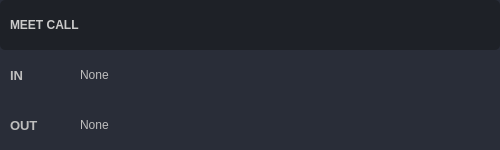
      <widget class="QFrame" name="frame_call">
       <property name="geometry">
        <rect>
         <x>10</x>
         <y>200</y>
         <width>500</width>
         <height>150</height>
        </rect>
       </property>
       <property name="styleSheet">
        <string notr="true">background-color: rgb(41, 45, 56);
border-radius: 5px;
</string>
       </property>
       <property name="frameShape">
        <enum>QFrame::StyledPanel</enum>
       </property>
       <property name="frameShadow">
        <enum>QFrame::Raised</enum>
       </property>
       <widget class="QFrame" name="frame_call_output_bar">
        <property name="geometry">
         <rect>
          <x>70</x>
          <y>100</y>
          <width>470</width>
          <height>50</height>
         </rect>
        </property>
        <property name="frameShape">
         <enum>QFrame::StyledPanel</enum>
        </property>
        <property name="frameShadow">
         <enum>QFrame::Raised</enum>
        </property>
        <widget class="QLabel" name="label_call_output">
         <property name="geometry">
          <rect>
           <x>10</x>
           <y>10</y>
           <width>440</width>
           <height>30</height>
          </rect>
         </property>
         <property name="palette">
          <palette>
           <active>
            <colorrole role="WindowText">
             <brush brushstyle="SolidPattern">
              <color alpha="255">
               <red>190</red>
               <green>190</green>
               <blue>190</blue>
              </color>
             </brush>
            </colorrole>
            <colorrole role="Button">
             <brush brushstyle="SolidPattern">
              <color alpha="255">
               <red>41</red>
               <green>45</green>
               <blue>56</blue>
              </color>
             </brush>
            </colorrole>
            <colorrole role="Base">
             <brush brushstyle="SolidPattern">
              <color alpha="255">
               <red>41</red>
               <green>45</green>
               <blue>56</blue>
              </color>
             </brush>
            </colorrole>
            <colorrole role="Window">
             <brush brushstyle="SolidPattern">
              <color alpha="255">
               <red>41</red>
               <green>45</green>
               <blue>56</blue>
              </color>
             </brush>
            </colorrole>
           </active>
           <inactive>
            <colorrole role="WindowText">
             <brush brushstyle="SolidPattern">
              <color alpha="255">
               <red>190</red>
               <green>190</green>
               <blue>190</blue>
              </color>
             </brush>
            </colorrole>
            <colorrole role="Button">
             <brush brushstyle="SolidPattern">
              <color alpha="255">
               <red>41</red>
               <green>45</green>
               <blue>56</blue>
              </color>
             </brush>
            </colorrole>
            <colorrole role="Base">
             <brush brushstyle="SolidPattern">
              <color alpha="255">
               <red>41</red>
               <green>45</green>
               <blue>56</blue>
              </color>
             </brush>
            </colorrole>
            <colorrole role="Window">
             <brush brushstyle="SolidPattern">
              <color alpha="255">
               <red>41</red>
               <green>45</green>
               <blue>56</blue>
              </color>
             </brush>
            </colorrole>
           </inactive>
           <disabled>
            <colorrole role="WindowText">
             <brush brushstyle="SolidPattern">
              <color alpha="255">
               <red>190</red>
               <green>190</green>
               <blue>190</blue>
              </color>
             </brush>
            </colorrole>
            <colorrole role="Button">
             <brush brushstyle="SolidPattern">
              <color alpha="255">
               <red>41</red>
               <green>45</green>
               <blue>56</blue>
              </color>
             </brush>
            </colorrole>
            <colorrole role="Base">
             <brush brushstyle="SolidPattern">
              <color alpha="255">
               <red>41</red>
               <green>45</green>
               <blue>56</blue>
              </color>
             </brush>
            </colorrole>
            <colorrole role="Window">
             <brush brushstyle="SolidPattern">
              <color alpha="255">
               <red>41</red>
               <green>45</green>
               <blue>56</blue>
              </color>
             </brush>
            </colorrole>
           </disabled>
          </palette>
         </property>
         <property name="font">
          <font>
           <family>Segoe UI</family>
           <pointsize>9</pointsize>
          </font>
         </property>
         <property name="text">
          <string>None</string>
         </property>
        </widget>
       </widget>
       <widget class="QFrame" name="frame_call_input_bar">
        <property name="geometry">
         <rect>
          <x>70</x>
          <y>50</y>
          <width>470</width>
          <height>50</height>
         </rect>
        </property>
        <property name="frameShape">
         <enum>QFrame::StyledPanel</enum>
        </property>
        <property name="frameShadow">
         <enum>QFrame::Raised</enum>
        </property>
        <widget class="QLabel" name="label_call_input">
         <property name="geometry">
          <rect>
           <x>10</x>
           <y>10</y>
           <width>440</width>
           <height>30</height>
          </rect>
         </property>
         <property name="palette">
          <palette>
           <active>
            <colorrole role="WindowText">
             <brush brushstyle="SolidPattern">
              <color alpha="255">
               <red>190</red>
               <green>190</green>
               <blue>190</blue>
              </color>
             </brush>
            </colorrole>
            <colorrole role="Button">
             <brush brushstyle="SolidPattern">
              <color alpha="255">
               <red>41</red>
               <green>45</green>
               <blue>56</blue>
              </color>
             </brush>
            </colorrole>
            <colorrole role="Base">
             <brush brushstyle="SolidPattern">
              <color alpha="255">
               <red>41</red>
               <green>45</green>
               <blue>56</blue>
              </color>
             </brush>
            </colorrole>
            <colorrole role="Window">
             <brush brushstyle="SolidPattern">
              <color alpha="255">
               <red>41</red>
               <green>45</green>
               <blue>56</blue>
              </color>
             </brush>
            </colorrole>
           </active>
           <inactive>
            <colorrole role="WindowText">
             <brush brushstyle="SolidPattern">
              <color alpha="255">
               <red>190</red>
               <green>190</green>
               <blue>190</blue>
              </color>
             </brush>
            </colorrole>
            <colorrole role="Button">
             <brush brushstyle="SolidPattern">
              <color alpha="255">
               <red>41</red>
               <green>45</green>
               <blue>56</blue>
              </color>
             </brush>
            </colorrole>
            <colorrole role="Base">
             <brush brushstyle="SolidPattern">
              <color alpha="255">
               <red>41</red>
               <green>45</green>
               <blue>56</blue>
              </color>
             </brush>
            </colorrole>
            <colorrole role="Window">
             <brush brushstyle="SolidPattern">
              <color alpha="255">
               <red>41</red>
               <green>45</green>
               <blue>56</blue>
              </color>
             </brush>
            </colorrole>
           </inactive>
           <disabled>
            <colorrole role="WindowText">
             <brush brushstyle="SolidPattern">
              <color alpha="255">
               <red>190</red>
               <green>190</green>
               <blue>190</blue>
              </color>
             </brush>
            </colorrole>
            <colorrole role="Button">
             <brush brushstyle="SolidPattern">
              <color alpha="255">
               <red>41</red>
               <green>45</green>
               <blue>56</blue>
              </color>
             </brush>
            </colorrole>
            <colorrole role="Base">
             <brush brushstyle="SolidPattern">
              <color alpha="255">
               <red>41</red>
               <green>45</green>
               <blue>56</blue>
              </color>
             </brush>
            </colorrole>
            <colorrole role="Window">
             <brush brushstyle="SolidPattern">
              <color alpha="255">
               <red>41</red>
               <green>45</green>
               <blue>56</blue>
              </color>
             </brush>
            </colorrole>
           </disabled>
          </palette>
         </property>
         <property name="font">
          <font>
           <family>Segoe UI</family>
           <pointsize>9</pointsize>
          </font>
         </property>
         <property name="text">
          <string>None</string>
         </property>
        </widget>
       </widget>
       <widget class="QFrame" name="frame_call_title_bar">
        <property name="geometry">
         <rect>
          <x>0</x>
          <y>0</y>
          <width>500</width>
          <height>50</height>
         </rect>
        </property>
        <property name="styleSheet">
         <string notr="true">background-color: rgba(27, 29, 35, 200)</string>
        </property>
        <property name="frameShape">
         <enum>QFrame::StyledPanel</enum>
        </property>
        <property name="frameShadow">
         <enum>QFrame::Raised</enum>
        </property>
        <widget class="QLabel" name="label_call_title">
         <property name="geometry">
          <rect>
           <x>10</x>
           <y>10</y>
           <width>480</width>
           <height>30</height>
          </rect>
         </property>
         <property name="palette">
          <palette>
           <active>
            <colorrole role="WindowText">
             <brush brushstyle="SolidPattern">
              <color alpha="255">
               <red>203</red>
               <green>203</green>
               <blue>203</blue>
              </color>
             </brush>
            </colorrole>
            <colorrole role="Button">
             <brush brushstyle="SolidPattern">
              <color alpha="0">
               <red>0</red>
               <green>0</green>
               <blue>0</blue>
              </color>
             </brush>
            </colorrole>
            <colorrole role="Base">
             <brush brushstyle="SolidPattern">
              <color alpha="0">
               <red>0</red>
               <green>0</green>
               <blue>0</blue>
              </color>
             </brush>
            </colorrole>
            <colorrole role="Window">
             <brush brushstyle="SolidPattern">
              <color alpha="0">
               <red>0</red>
               <green>0</green>
               <blue>0</blue>
              </color>
             </brush>
            </colorrole>
           </active>
           <inactive>
            <colorrole role="WindowText">
             <brush brushstyle="SolidPattern">
              <color alpha="255">
               <red>203</red>
               <green>203</green>
               <blue>203</blue>
              </color>
             </brush>
            </colorrole>
            <colorrole role="Button">
             <brush brushstyle="SolidPattern">
              <color alpha="0">
               <red>0</red>
               <green>0</green>
               <blue>0</blue>
              </color>
             </brush>
            </colorrole>
            <colorrole role="Base">
             <brush brushstyle="SolidPattern">
              <color alpha="0">
               <red>0</red>
               <green>0</green>
               <blue>0</blue>
              </color>
             </brush>
            </colorrole>
            <colorrole role="Window">
             <brush brushstyle="SolidPattern">
              <color alpha="0">
               <red>0</red>
               <green>0</green>
               <blue>0</blue>
              </color>
             </brush>
            </colorrole>
           </inactive>
           <disabled>
            <colorrole role="WindowText">
             <brush brushstyle="SolidPattern">
              <color alpha="255">
               <red>190</red>
               <green>190</green>
               <blue>190</blue>
              </color>
             </brush>
            </colorrole>
            <colorrole role="Button">
             <brush brushstyle="SolidPattern">
              <color alpha="0">
               <red>0</red>
               <green>0</green>
               <blue>0</blue>
              </color>
             </brush>
            </colorrole>
            <colorrole role="Base">
             <brush brushstyle="SolidPattern">
              <color alpha="0">
               <red>0</red>
               <green>0</green>
               <blue>0</blue>
              </color>
             </brush>
            </colorrole>
            <colorrole role="Window">
             <brush brushstyle="SolidPattern">
              <color alpha="0">
               <red>0</red>
               <green>0</green>
               <blue>0</blue>
              </color>
             </brush>
            </colorrole>
           </disabled>
          </palette>
         </property>
         <property name="font">
          <font>
           <family>Segoe UI</family>
           <weight>75</weight>
           <bold>true</bold>
          </font>
         </property>
         <property name="styleSheet">
          <string notr="true">background: transparent;
</string>
         </property>
         <property name="text">
          <string>MEET CALL</string>
         </property>
        </widget>
       </widget>
       <widget class="QLabel" name="label_call_in_title">
        <property name="geometry">
         <rect>
          <x>10</x>
          <y>60</y>
          <width>50</width>
          <height>30</height>
         </rect>
        </property>
        <property name="palette">
         <palette>
          <active>
           <colorrole role="WindowText">
            <brush brushstyle="SolidPattern">
             <color alpha="255">
              <red>190</red>
              <green>190</green>
              <blue>190</blue>
             </color>
            </brush>
           </colorrole>
           <colorrole role="Button">
            <brush brushstyle="SolidPattern">
             <color alpha="255">
              <red>41</red>
              <green>45</green>
              <blue>56</blue>
             </color>
            </brush>
           </colorrole>
           <colorrole role="Base">
            <brush brushstyle="SolidPattern">
             <color alpha="255">
              <red>41</red>
              <green>45</green>
              <blue>56</blue>
             </color>
            </brush>
           </colorrole>
           <colorrole role="Window">
            <brush brushstyle="SolidPattern">
             <color alpha="255">
              <red>41</red>
              <green>45</green>
              <blue>56</blue>
             </color>
            </brush>
           </colorrole>
          </active>
          <inactive>
           <colorrole role="WindowText">
            <brush brushstyle="SolidPattern">
             <color alpha="255">
              <red>190</red>
              <green>190</green>
              <blue>190</blue>
             </color>
            </brush>
           </colorrole>
           <colorrole role="Button">
            <brush brushstyle="SolidPattern">
             <color alpha="255">
              <red>41</red>
              <green>45</green>
              <blue>56</blue>
             </color>
            </brush>
           </colorrole>
           <colorrole role="Base">
            <brush brushstyle="SolidPattern">
             <color alpha="255">
              <red>41</red>
              <green>45</green>
              <blue>56</blue>
             </color>
            </brush>
           </colorrole>
           <colorrole role="Window">
            <brush brushstyle="SolidPattern">
             <color alpha="255">
              <red>41</red>
              <green>45</green>
              <blue>56</blue>
             </color>
            </brush>
           </colorrole>
          </inactive>
          <disabled>
           <colorrole role="WindowText">
            <brush brushstyle="SolidPattern">
             <color alpha="255">
              <red>190</red>
              <green>190</green>
              <blue>190</blue>
             </color>
            </brush>
           </colorrole>
           <colorrole role="Button">
            <brush brushstyle="SolidPattern">
             <color alpha="255">
              <red>41</red>
              <green>45</green>
              <blue>56</blue>
             </color>
            </brush>
           </colorrole>
           <colorrole role="Base">
            <brush brushstyle="SolidPattern">
             <color alpha="255">
              <red>41</red>
              <green>45</green>
              <blue>56</blue>
             </color>
            </brush>
           </colorrole>
           <colorrole role="Window">
            <brush brushstyle="SolidPattern">
             <color alpha="255">
              <red>41</red>
              <green>45</green>
              <blue>56</blue>
             </color>
            </brush>
           </colorrole>
          </disabled>
         </palette>
        </property>
        <property name="font">
         <font>
          <family>Segoe UI</family>
          <pointsize>10</pointsize>
          <weight>75</weight>
          <bold>true</bold>
         </font>
        </property>
        <property name="text">
         <string>IN</string>
        </property>
       </widget>
       <widget class="QLabel" name="label_call_out_title">
        <property name="geometry">
         <rect>
          <x>10</x>
          <y>110</y>
          <width>50</width>
          <height>30</height>
         </rect>
        </property>
        <property name="palette">
         <palette>
          <active>
           <colorrole role="WindowText">
            <brush brushstyle="SolidPattern">
             <color alpha="255">
              <red>190</red>
              <green>190</green>
              <blue>190</blue>
             </color>
            </brush>
           </colorrole>
           <colorrole role="Button">
            <brush brushstyle="SolidPattern">
             <color alpha="255">
              <red>41</red>
              <green>45</green>
              <blue>56</blue>
             </color>
            </brush>
           </colorrole>
           <colorrole role="Base">
            <brush brushstyle="SolidPattern">
             <color alpha="255">
              <red>41</red>
              <green>45</green>
              <blue>56</blue>
             </color>
            </brush>
           </colorrole>
           <colorrole role="Window">
            <brush brushstyle="SolidPattern">
             <color alpha="255">
              <red>41</red>
              <green>45</green>
              <blue>56</blue>
             </color>
            </brush>
           </colorrole>
          </active>
          <inactive>
           <colorrole role="WindowText">
            <brush brushstyle="SolidPattern">
             <color alpha="255">
              <red>190</red>
              <green>190</green>
              <blue>190</blue>
             </color>
            </brush>
           </colorrole>
           <colorrole role="Button">
            <brush brushstyle="SolidPattern">
             <color alpha="255">
              <red>41</red>
              <green>45</green>
              <blue>56</blue>
             </color>
            </brush>
           </colorrole>
           <colorrole role="Base">
            <brush brushstyle="SolidPattern">
             <color alpha="255">
              <red>41</red>
              <green>45</green>
              <blue>56</blue>
             </color>
            </brush>
           </colorrole>
           <colorrole role="Window">
            <brush brushstyle="SolidPattern">
             <color alpha="255">
              <red>41</red>
              <green>45</green>
              <blue>56</blue>
             </color>
            </brush>
           </colorrole>
          </inactive>
          <disabled>
           <colorrole role="WindowText">
            <brush brushstyle="SolidPattern">
             <color alpha="255">
              <red>190</red>
              <green>190</green>
              <blue>190</blue>
             </color>
            </brush>
           </colorrole>
           <colorrole role="Button">
            <brush brushstyle="SolidPattern">
             <color alpha="255">
              <red>41</red>
              <green>45</green>
              <blue>56</blue>
             </color>
            </brush>
           </colorrole>
           <colorrole role="Base">
            <brush brushstyle="SolidPattern">
             <color alpha="255">
              <red>41</red>
              <green>45</green>
              <blue>56</blue>
             </color>
            </brush>
           </colorrole>
           <colorrole role="Window">
            <brush brushstyle="SolidPattern">
             <color alpha="255">
              <red>41</red>
              <green>45</green>
              <blue>56</blue>
             </color>
            </brush>
           </colorrole>
          </disabled>
         </palette>
        </property>
        <property name="font">
         <font>
          <family>Segoe UI</family>
          <pointsize>10</pointsize>
          <weight>75</weight>
          <bold>true</bold>
         </font>
        </property>
        <property name="text">
         <string>OUT</string>
        </property>
       </widget>
      </widget>
